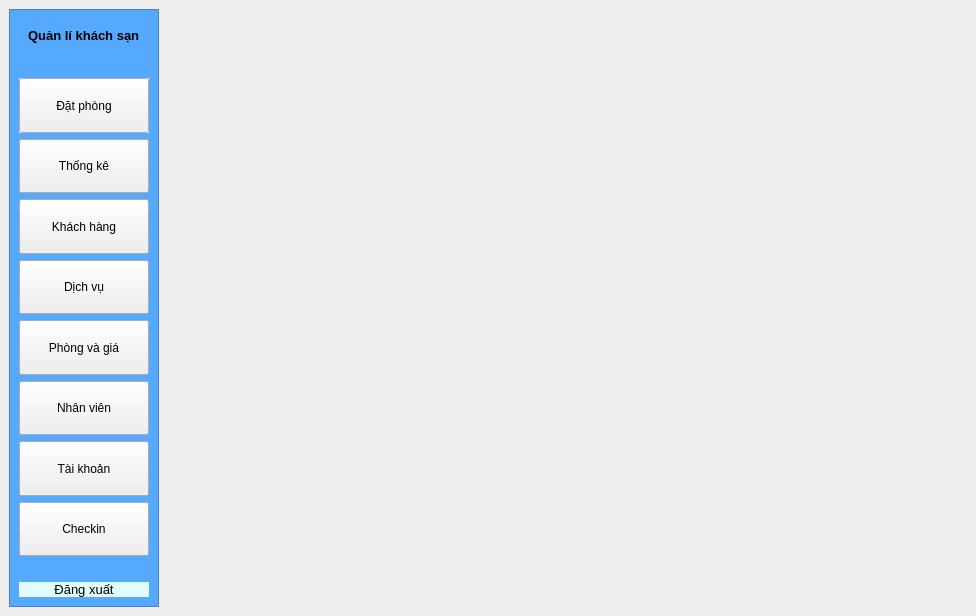
<?xml version="1.0" encoding="UTF-8"?>
<ui version="4.0">
 <class>MainWindow</class>
 <widget class="QMainWindow" name="MainWindow">
  <property name="geometry">
   <rect>
    <x>0</x>
    <y>0</y>
    <width>976</width>
    <height>616</height>
   </rect>
  </property>
  <property name="windowTitle">
   <string>MainWindow</string>
  </property>
  <widget class="QWidget" name="centralwidget">
   <property name="layoutDirection">
    <enum>Qt::LeftToRight</enum>
   </property>
   <property name="styleSheet">
    <string notr="true"/>
   </property>
   <layout class="QGridLayout" name="gridLayout">
    <item row="0" column="0">
     <widget class="QFrame" name="leftMenu">
      <property name="enabled">
       <bool>true</bool>
      </property>
      <property name="sizePolicy">
       <sizepolicy hsizetype="Fixed" vsizetype="Preferred">
        <horstretch>0</horstretch>
        <verstretch>0</verstretch>
       </sizepolicy>
      </property>
      <property name="baseSize">
       <size>
        <width>200</width>
        <height>0</height>
       </size>
      </property>
      <property name="styleSheet">
       <string notr="true">#leftMenu {
background-color: rgb(85, 170, 255);

}</string>
      </property>
      <property name="frameShape">
       <enum>QFrame::StyledPanel</enum>
      </property>
      <property name="frameShadow">
       <enum>QFrame::Raised</enum>
      </property>
      <layout class="QVBoxLayout" name="verticalLayout_2">
       <property name="spacing">
        <number>26</number>
       </property>
       <item>
        <widget class="QWidget" name="logo_2" native="true">
         <property name="sizePolicy">
          <sizepolicy hsizetype="Preferred" vsizetype="Minimum">
           <horstretch>0</horstretch>
           <verstretch>0</verstretch>
          </sizepolicy>
         </property>
         <property name="layoutDirection">
          <enum>Qt::LeftToRight</enum>
         </property>
         <layout class="QHBoxLayout" name="horizontalLayout">
          <item>
           <widget class="QLabel" name="logoLabel">
            <property name="font">
             <font>
              <pointsize>10</pointsize>
              <weight>75</weight>
              <bold>true</bold>
             </font>
            </property>
            <property name="text">
             <string>Quản lí khách sạn</string>
            </property>
           </widget>
          </item>
         </layout>
        </widget>
       </item>
       <item>
        <widget class="QWidget" name="navBar" native="true">
         <property name="enabled">
          <bool>true</bool>
         </property>
         <property name="sizePolicy">
          <sizepolicy hsizetype="Preferred" vsizetype="Preferred">
           <horstretch>0</horstretch>
           <verstretch>1</verstretch>
          </sizepolicy>
         </property>
         <property name="cursor">
          <cursorShape>ArrowCursor</cursorShape>
         </property>
         <property name="focusPolicy">
          <enum>Qt::TabFocus</enum>
         </property>
         <property name="layoutDirection">
          <enum>Qt::LeftToRight</enum>
         </property>
         <layout class="QVBoxLayout" name="verticalLayout">
          <property name="leftMargin">
           <number>0</number>
          </property>
          <property name="topMargin">
           <number>0</number>
          </property>
          <property name="rightMargin">
           <number>0</number>
          </property>
          <property name="bottomMargin">
           <number>0</number>
          </property>
          <item>
           <widget class="QPushButton" name="datPhongBtn">
            <property name="sizePolicy">
             <sizepolicy hsizetype="Preferred" vsizetype="Preferred">
              <horstretch>0</horstretch>
              <verstretch>0</verstretch>
             </sizepolicy>
            </property>
            <property name="cursor">
             <cursorShape>ArrowCursor</cursorShape>
            </property>
            <property name="focusPolicy">
             <enum>Qt::TabFocus</enum>
            </property>
            <property name="autoFillBackground">
             <bool>true</bool>
            </property>
            <property name="text">
             <string>Đặt phòng</string>
            </property>
           </widget>
          </item>
          <item>
           <widget class="QPushButton" name="thongKeBtn">
            <property name="sizePolicy">
             <sizepolicy hsizetype="Minimum" vsizetype="Preferred">
              <horstretch>0</horstretch>
              <verstretch>0</verstretch>
             </sizepolicy>
            </property>
            <property name="cursor">
             <cursorShape>ArrowCursor</cursorShape>
            </property>
            <property name="focusPolicy">
             <enum>Qt::TabFocus</enum>
            </property>
            <property name="text">
             <string>Thống kê</string>
            </property>
           </widget>
          </item>
          <item>
           <widget class="QPushButton" name="khachHangBtn">
            <property name="sizePolicy">
             <sizepolicy hsizetype="Preferred" vsizetype="Preferred">
              <horstretch>0</horstretch>
              <verstretch>0</verstretch>
             </sizepolicy>
            </property>
            <property name="cursor">
             <cursorShape>ArrowCursor</cursorShape>
            </property>
            <property name="focusPolicy">
             <enum>Qt::TabFocus</enum>
            </property>
            <property name="text">
             <string>Khách hàng</string>
            </property>
           </widget>
          </item>
          <item>
           <widget class="QPushButton" name="dichVuBtn">
            <property name="sizePolicy">
             <sizepolicy hsizetype="Preferred" vsizetype="Preferred">
              <horstretch>0</horstretch>
              <verstretch>0</verstretch>
             </sizepolicy>
            </property>
            <property name="cursor">
             <cursorShape>ArrowCursor</cursorShape>
            </property>
            <property name="focusPolicy">
             <enum>Qt::TabFocus</enum>
            </property>
            <property name="text">
             <string>Dịch vụ</string>
            </property>
           </widget>
          </item>
          <item>
           <widget class="QPushButton" name="phongGiaBtn">
            <property name="sizePolicy">
             <sizepolicy hsizetype="Minimum" vsizetype="Preferred">
              <horstretch>0</horstretch>
              <verstretch>0</verstretch>
             </sizepolicy>
            </property>
            <property name="cursor">
             <cursorShape>ArrowCursor</cursorShape>
            </property>
            <property name="focusPolicy">
             <enum>Qt::TabFocus</enum>
            </property>
            <property name="text">
             <string>Phòng và giá</string>
            </property>
           </widget>
          </item>
          <item>
           <widget class="QPushButton" name="nhanVienBtn">
            <property name="sizePolicy">
             <sizepolicy hsizetype="Minimum" vsizetype="Preferred">
              <horstretch>0</horstretch>
              <verstretch>0</verstretch>
             </sizepolicy>
            </property>
            <property name="cursor">
             <cursorShape>ArrowCursor</cursorShape>
            </property>
            <property name="focusPolicy">
             <enum>Qt::TabFocus</enum>
            </property>
            <property name="text">
             <string>Nhân viên</string>
            </property>
           </widget>
          </item>
          <item>
           <widget class="QPushButton" name="taiKhoanBtn">
            <property name="sizePolicy">
             <sizepolicy hsizetype="Minimum" vsizetype="Preferred">
              <horstretch>0</horstretch>
              <verstretch>0</verstretch>
             </sizepolicy>
            </property>
            <property name="cursor">
             <cursorShape>ArrowCursor</cursorShape>
            </property>
            <property name="focusPolicy">
             <enum>Qt::TabFocus</enum>
            </property>
            <property name="text">
             <string>Tài khoản</string>
            </property>
           </widget>
          </item>
          <item>
           <widget class="QPushButton" name="checkinBtn">
            <property name="sizePolicy">
             <sizepolicy hsizetype="Minimum" vsizetype="Preferred">
              <horstretch>0</horstretch>
              <verstretch>0</verstretch>
             </sizepolicy>
            </property>
            <property name="cursor">
             <cursorShape>ArrowCursor</cursorShape>
            </property>
            <property name="focusPolicy">
             <enum>Qt::TabFocus</enum>
            </property>
            <property name="text">
             <string>Checkin</string>
            </property>
           </widget>
          </item>
         </layout>
        </widget>
       </item>
       <item>
        <widget class="QLabel" name="dangXuatBtn">
         <property name="enabled">
          <bool>true</bool>
         </property>
         <property name="palette">
          <palette>
           <active>
            <colorrole role="WindowText">
             <brush brushstyle="SolidPattern">
              <color alpha="255">
               <red>0</red>
               <green>0</green>
               <blue>0</blue>
              </color>
             </brush>
            </colorrole>
            <colorrole role="Button">
             <brush brushstyle="SolidPattern">
              <color alpha="255">
               <red>224</red>
               <green>252</green>
               <blue>255</blue>
              </color>
             </brush>
            </colorrole>
            <colorrole role="Light">
             <brush brushstyle="SolidPattern">
              <color alpha="255">
               <red>255</red>
               <green>255</green>
               <blue>255</blue>
              </color>
             </brush>
            </colorrole>
            <colorrole role="Midlight">
             <brush brushstyle="SolidPattern">
              <color alpha="255">
               <red>255</red>
               <green>255</green>
               <blue>191</blue>
              </color>
             </brush>
            </colorrole>
            <colorrole role="Dark">
             <brush brushstyle="SolidPattern">
              <color alpha="255">
               <red>127</red>
               <green>127</green>
               <blue>63</blue>
              </color>
             </brush>
            </colorrole>
            <colorrole role="Mid">
             <brush brushstyle="SolidPattern">
              <color alpha="255">
               <red>170</red>
               <green>170</green>
               <blue>84</blue>
              </color>
             </brush>
            </colorrole>
            <colorrole role="Text">
             <brush brushstyle="SolidPattern">
              <color alpha="255">
               <red>0</red>
               <green>0</green>
               <blue>0</blue>
              </color>
             </brush>
            </colorrole>
            <colorrole role="BrightText">
             <brush brushstyle="SolidPattern">
              <color alpha="255">
               <red>255</red>
               <green>255</green>
               <blue>255</blue>
              </color>
             </brush>
            </colorrole>
            <colorrole role="ButtonText">
             <brush brushstyle="SolidPattern">
              <color alpha="255">
               <red>0</red>
               <green>0</green>
               <blue>0</blue>
              </color>
             </brush>
            </colorrole>
            <colorrole role="Base">
             <brush brushstyle="SolidPattern">
              <color alpha="255">
               <red>224</red>
               <green>252</green>
               <blue>255</blue>
              </color>
             </brush>
            </colorrole>
            <colorrole role="Window">
             <brush brushstyle="SolidPattern">
              <color alpha="255">
               <red>224</red>
               <green>252</green>
               <blue>255</blue>
              </color>
             </brush>
            </colorrole>
            <colorrole role="Shadow">
             <brush brushstyle="SolidPattern">
              <color alpha="255">
               <red>0</red>
               <green>0</green>
               <blue>0</blue>
              </color>
             </brush>
            </colorrole>
            <colorrole role="AlternateBase">
             <brush brushstyle="SolidPattern">
              <color alpha="255">
               <red>255</red>
               <green>255</green>
               <blue>191</blue>
              </color>
             </brush>
            </colorrole>
            <colorrole role="ToolTipBase">
             <brush brushstyle="SolidPattern">
              <color alpha="255">
               <red>255</red>
               <green>255</green>
               <blue>220</blue>
              </color>
             </brush>
            </colorrole>
            <colorrole role="ToolTipText">
             <brush brushstyle="SolidPattern">
              <color alpha="255">
               <red>0</red>
               <green>0</green>
               <blue>0</blue>
              </color>
             </brush>
            </colorrole>
            <colorrole role="PlaceholderText">
             <brush brushstyle="NoBrush">
              <color alpha="128">
               <red>0</red>
               <green>0</green>
               <blue>0</blue>
              </color>
             </brush>
            </colorrole>
           </active>
           <inactive>
            <colorrole role="WindowText">
             <brush brushstyle="SolidPattern">
              <color alpha="255">
               <red>0</red>
               <green>0</green>
               <blue>0</blue>
              </color>
             </brush>
            </colorrole>
            <colorrole role="Button">
             <brush brushstyle="SolidPattern">
              <color alpha="255">
               <red>224</red>
               <green>252</green>
               <blue>255</blue>
              </color>
             </brush>
            </colorrole>
            <colorrole role="Light">
             <brush brushstyle="SolidPattern">
              <color alpha="255">
               <red>255</red>
               <green>255</green>
               <blue>255</blue>
              </color>
             </brush>
            </colorrole>
            <colorrole role="Midlight">
             <brush brushstyle="SolidPattern">
              <color alpha="255">
               <red>255</red>
               <green>255</green>
               <blue>191</blue>
              </color>
             </brush>
            </colorrole>
            <colorrole role="Dark">
             <brush brushstyle="SolidPattern">
              <color alpha="255">
               <red>127</red>
               <green>127</green>
               <blue>63</blue>
              </color>
             </brush>
            </colorrole>
            <colorrole role="Mid">
             <brush brushstyle="SolidPattern">
              <color alpha="255">
               <red>170</red>
               <green>170</green>
               <blue>84</blue>
              </color>
             </brush>
            </colorrole>
            <colorrole role="Text">
             <brush brushstyle="SolidPattern">
              <color alpha="255">
               <red>0</red>
               <green>0</green>
               <blue>0</blue>
              </color>
             </brush>
            </colorrole>
            <colorrole role="BrightText">
             <brush brushstyle="SolidPattern">
              <color alpha="255">
               <red>255</red>
               <green>255</green>
               <blue>255</blue>
              </color>
             </brush>
            </colorrole>
            <colorrole role="ButtonText">
             <brush brushstyle="SolidPattern">
              <color alpha="255">
               <red>0</red>
               <green>0</green>
               <blue>0</blue>
              </color>
             </brush>
            </colorrole>
            <colorrole role="Base">
             <brush brushstyle="SolidPattern">
              <color alpha="255">
               <red>224</red>
               <green>252</green>
               <blue>255</blue>
              </color>
             </brush>
            </colorrole>
            <colorrole role="Window">
             <brush brushstyle="SolidPattern">
              <color alpha="255">
               <red>224</red>
               <green>252</green>
               <blue>255</blue>
              </color>
             </brush>
            </colorrole>
            <colorrole role="Shadow">
             <brush brushstyle="SolidPattern">
              <color alpha="255">
               <red>0</red>
               <green>0</green>
               <blue>0</blue>
              </color>
             </brush>
            </colorrole>
            <colorrole role="AlternateBase">
             <brush brushstyle="SolidPattern">
              <color alpha="255">
               <red>255</red>
               <green>255</green>
               <blue>191</blue>
              </color>
             </brush>
            </colorrole>
            <colorrole role="ToolTipBase">
             <brush brushstyle="SolidPattern">
              <color alpha="255">
               <red>255</red>
               <green>255</green>
               <blue>220</blue>
              </color>
             </brush>
            </colorrole>
            <colorrole role="ToolTipText">
             <brush brushstyle="SolidPattern">
              <color alpha="255">
               <red>0</red>
               <green>0</green>
               <blue>0</blue>
              </color>
             </brush>
            </colorrole>
            <colorrole role="PlaceholderText">
             <brush brushstyle="NoBrush">
              <color alpha="128">
               <red>0</red>
               <green>0</green>
               <blue>0</blue>
              </color>
             </brush>
            </colorrole>
           </inactive>
           <disabled>
            <colorrole role="WindowText">
             <brush brushstyle="SolidPattern">
              <color alpha="255">
               <red>127</red>
               <green>127</green>
               <blue>63</blue>
              </color>
             </brush>
            </colorrole>
            <colorrole role="Button">
             <brush brushstyle="SolidPattern">
              <color alpha="255">
               <red>224</red>
               <green>252</green>
               <blue>255</blue>
              </color>
             </brush>
            </colorrole>
            <colorrole role="Light">
             <brush brushstyle="SolidPattern">
              <color alpha="255">
               <red>255</red>
               <green>255</green>
               <blue>255</blue>
              </color>
             </brush>
            </colorrole>
            <colorrole role="Midlight">
             <brush brushstyle="SolidPattern">
              <color alpha="255">
               <red>255</red>
               <green>255</green>
               <blue>191</blue>
              </color>
             </brush>
            </colorrole>
            <colorrole role="Dark">
             <brush brushstyle="SolidPattern">
              <color alpha="255">
               <red>127</red>
               <green>127</green>
               <blue>63</blue>
              </color>
             </brush>
            </colorrole>
            <colorrole role="Mid">
             <brush brushstyle="SolidPattern">
              <color alpha="255">
               <red>170</red>
               <green>170</green>
               <blue>84</blue>
              </color>
             </brush>
            </colorrole>
            <colorrole role="Text">
             <brush brushstyle="SolidPattern">
              <color alpha="255">
               <red>127</red>
               <green>127</green>
               <blue>63</blue>
              </color>
             </brush>
            </colorrole>
            <colorrole role="BrightText">
             <brush brushstyle="SolidPattern">
              <color alpha="255">
               <red>255</red>
               <green>255</green>
               <blue>255</blue>
              </color>
             </brush>
            </colorrole>
            <colorrole role="ButtonText">
             <brush brushstyle="SolidPattern">
              <color alpha="255">
               <red>127</red>
               <green>127</green>
               <blue>63</blue>
              </color>
             </brush>
            </colorrole>
            <colorrole role="Base">
             <brush brushstyle="SolidPattern">
              <color alpha="255">
               <red>224</red>
               <green>252</green>
               <blue>255</blue>
              </color>
             </brush>
            </colorrole>
            <colorrole role="Window">
             <brush brushstyle="SolidPattern">
              <color alpha="255">
               <red>224</red>
               <green>252</green>
               <blue>255</blue>
              </color>
             </brush>
            </colorrole>
            <colorrole role="Shadow">
             <brush brushstyle="SolidPattern">
              <color alpha="255">
               <red>0</red>
               <green>0</green>
               <blue>0</blue>
              </color>
             </brush>
            </colorrole>
            <colorrole role="AlternateBase">
             <brush brushstyle="SolidPattern">
              <color alpha="255">
               <red>255</red>
               <green>255</green>
               <blue>127</blue>
              </color>
             </brush>
            </colorrole>
            <colorrole role="ToolTipBase">
             <brush brushstyle="SolidPattern">
              <color alpha="255">
               <red>255</red>
               <green>255</green>
               <blue>220</blue>
              </color>
             </brush>
            </colorrole>
            <colorrole role="ToolTipText">
             <brush brushstyle="SolidPattern">
              <color alpha="255">
               <red>0</red>
               <green>0</green>
               <blue>0</blue>
              </color>
             </brush>
            </colorrole>
            <colorrole role="PlaceholderText">
             <brush brushstyle="NoBrush">
              <color alpha="128">
               <red>0</red>
               <green>0</green>
               <blue>0</blue>
              </color>
             </brush>
            </colorrole>
           </disabled>
          </palette>
         </property>
         <property name="font">
          <font>
           <pointsize>10</pointsize>
          </font>
         </property>
         <property name="styleSheet">
          <string notr="true">#dangXuatBtn {
background-color:rgb(224, 252, 255)
}</string>
         </property>
         <property name="text">
          <string>Đăng xuất</string>
         </property>
         <property name="alignment">
          <set>Qt::AlignCenter</set>
         </property>
         <property name="margin">
          <number>31</number>
         </property>
        </widget>
       </item>
      </layout>
     </widget>
    </item>
    <item row="0" column="1">
     <widget class="QStackedWidget" name="stackedWidget">
      <widget class="QWidget" name="default1"/>
      <widget class="QWidget" name="default2"/>
      <widget class="QWidget" name="dv_page"/>
     </widget>
    </item>
   </layout>
  </widget>
 </widget>
 <resources/>
 <connections/>
</ui>
